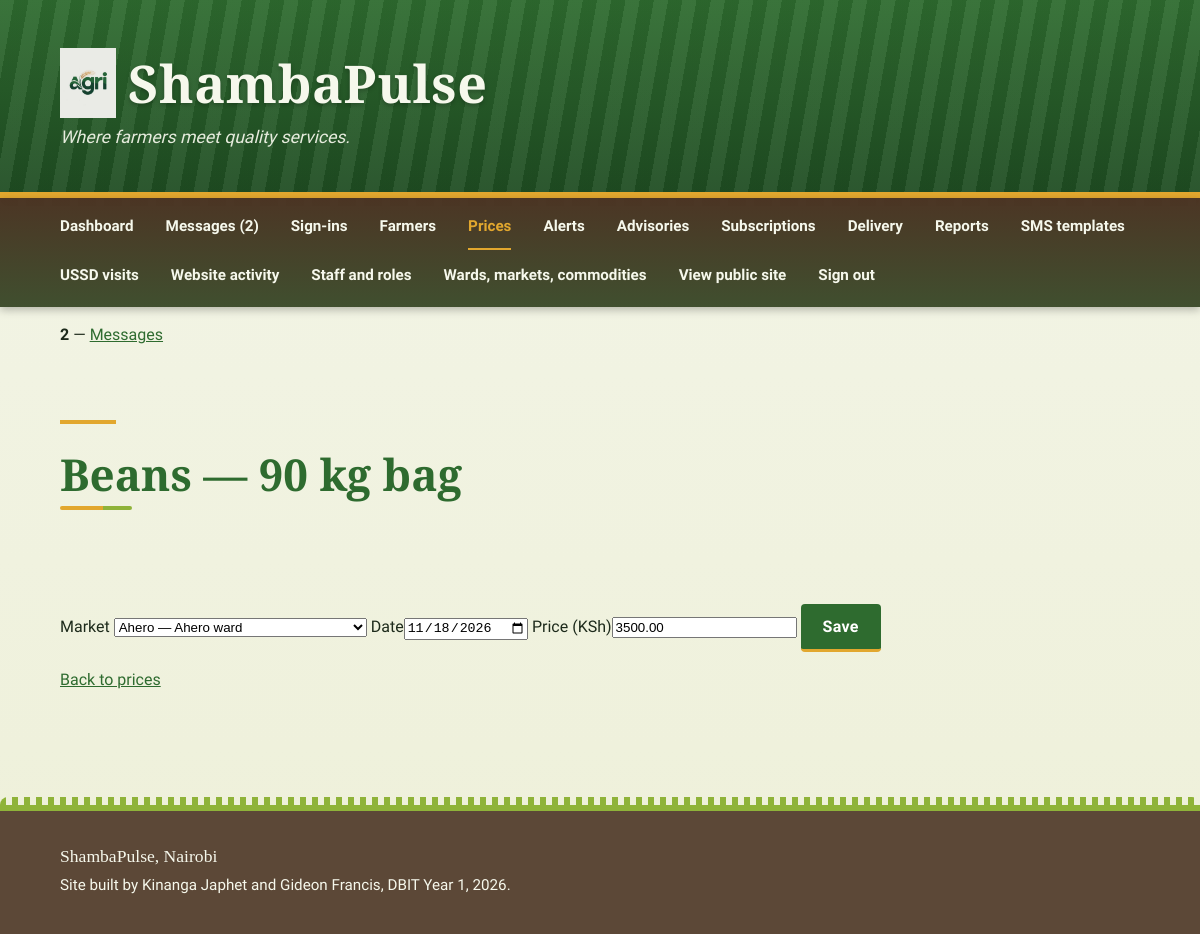
Screenshot of /admin/edit-price.php?id=2 (signed in) with the database file from the repository.
### tables this page shows
CREATE TABLE price (
  price_id INT AUTO_INCREMENT PRIMARY KEY,
  commodity VARCHAR(50) NOT NULL,
  unit VARCHAR(30) NOT NULL,
  market VARCHAR(50) NOT NULL,
  county VARCHAR(50) NOT NULL,
  price_date DATE NOT NULL,
  price DECIMAL(10,2) NOT NULL,
  source VARCHAR(80) NOT NULL DEFAULT 'ShambaPulse market survey',
  recorded_by INT NULL,
  UNIQUE KEY uk_price (commodity, unit, market, price_date)
);

### includes/bootstrap.php (called while the page is built, shortened)
<?php
function db(): PDO {
    static $pdo = null;
    if ($pdo === null) {
        $pdo = new PDO(
            'mysql:host=' . DB_HOST . ';dbname=' . DB_NAME . ';charset=utf8mb4',
            DB_USER, DB_PASS,
            [PDO::ATTR_ERRMODE => PDO::ERRMODE_EXCEPTION, PDO::ATTR_DEFAULT_FETCH_MODE => PDO::FETCH_ASSOC]
        );
        ensure_columns($pdo);
    }
    return $pdo;
}
function ensure_columns(PDO $pdo): void {
    foreach ([
        "ALTER TABLE message ADD COLUMN is_read TINYINT(1) NOT NULL DEFAULT 0",
        "ALTER TABLE farmer ADD COLUMN password_hash VARCHAR(255) NULL",
        "ALTER TABLE farmer ADD COLUMN last_login_at TIMESTAMP NULL",
        "ALTER TABLE farmer ADD COLUMN consent_at TIMESTAMP NULL",
        "ALTER TABLE price ADD COLUMN recorded_by INT NULL",
        "ALTER TABLE alert ADD COLUMN title VARCHAR(120) NOT NULL DEFAULT ''",
        "ALTER TABLE alert ADD COLUMN severity VARCHAR(10) NOT NULL DEFAULT 'info'",
        "ALTER TABLE alert ADD COLUMN ward VARCHAR(50) NOT NULL DEFAULT ''",
        "ALTER TABLE alert ADD COLUMN created_by INT NULL",
    ] as $sql) {
        try { $pdo->exec($sql); } catch (Throwable $e) {  }
    }
    ensure_doc_tables($pdo);
}
function ensure_doc_tables(PDO $pdo): void {
    foreach ($tables as $sql) {
        try { $pdo->exec($sql); } catch (Throwable $e) {  }
    }
    try {
        if ((int)($pdo->query("SELECT COUNT(*) FROM ward")->fetchColumn()) === 0) {
            $pdo->exec("INSERT INTO ward (name, lat, lon) VALUES ('Ahero', -0.1728, 34.9214), ('Awasi/Onjiko', -0.1833, 34.9833), ('East Kano/Wawidhi', -0.2167, 34.9667), ('Kabonyo/Kanyagwal', -0.2833, 34.9167), ('Kobura', -0.2333, 34.8333)");
        }
        if ((int)($pdo->query("SELECT COUNT(*) FROM market")->fetchColumn()) === 0) {
            $pdo->exec("INSERT INTO market (name, ward) VALUES ('Ahero', 'Ahero'), ('Awasi', 'Awasi/Onjiko'), ('Rabuor', 'Kobura'), ('Pap Onditi', 'East Kano/Wawidhi'), ('Nyando', 'Kabonyo/Kanyagwal'), ('Katito', 'East Kano/Wawidhi')");
        }
        if ((int)($pdo->query("SELECT COUNT(*) FROM commodity")->fetchColumn()) === 0) {
            $pdo->exec("INSERT INTO commodity (name, unit) VALUES ('Maize', '90kg bag'), ('Beans', '90kg bag'), ('Rice', '90kg bag'), ('Sorghum', '90kg bag'), ('Finger Millet', '90kg bag'), ('Groundnuts', 'kg'), ('Tomatoes', 'kg'), ('Onions', 'kg'), ('Sukuma Wiki', 'bunch'), ('Milk', 'litre'), ('Eggs', 'tray'), ('Live Chicken', 'bird'), ('Goat', 'animal'), ('Cattle', 'animal')");
        }
        if ((int)($pdo->query("SELECT COUNT(*) FROM staff")->fetchColumn()) === 0) {
            $st = $pdo->prepare("INSERT INTO staff (name, username, email, password_hash, role, ward) VALUES (?,?,?,?,?,?)");
            $st->execute(['ShambaPulse Admin', 'admin', 'admin@shambapulse.ke', password_hash('admin123', PASSWORD_DEFAULT), 'admin', '']);
            $st->execute(['Ahero Extension Officer', 'officer', 'officer@shambapulse.ke', password_hash('Officer123!', PASSWORD_DEFAULT), 'officer', 'Ahero']);
        }
        if ((int)($pdo->query("SELECT COUNT(*) FROM forecast")->fetchColumn()) === 0) seed_forecasts($pdo);
        if ((int)($pdo->query("SELECT COUNT(*) FROM advisory")->fetchColumn()) === 0) {
            $pdo->exec("INSERT INTO advisory (title, body_en, body_sw, ward, published_by) VALUES ('Planting after the rains', 'Plant maize within 3 days of the first heavy rain. Use certified seed and apply fertilizer after germination, not before the rain.', 'Panda mahindi ndani ya siku 3 baada ya mvua ya kwanza. Tumia mbegu bora na weka mbolea baada ya kumea, si kabla ya mvua.', 'Ahero', 2), ('Mulching during dry spells', 'Cover your crops with dry grass or leaves to keep soil moisture. Water early in the morning or late in the evening.', 'Funika mazao yako kwa majani makavu ili kuhifadhi unyevu. Mwagilia maji asubuhi na mapema au jioni.', 'Awasi/Onjiko', 2), ('Vaccinate livestock before the rains', 'Take goats and cattle for vaccination at the nearest veterinary point before the heavy rains start.', 'Peleka mbuzi na ngombe kwa chanjo kwenye kituo cha mifugo kabla ya mvua kubwa kuanza.', 'Kobura', 2)");
        }
        if ((int)($pdo->query("SELECT COUNT(*) FROM subscription")->fetchColumn()) === 0) {
            $pdo->exec("INSERT IGNORE INTO subscription (farmer_id, ward, channel, active) SELECT farmer_id, ward, 'sms', subscribed FROM farmer");
        }
    } catch (Throwable $e) {  }
}
function q(string $sql, array $params = []): array {
    $st = db()->prepare($sql);
    $st->execute($params);
    return $st->fetchAll();
}
function e(?string $s): string {
    return htmlspecialchars((string)$s, ENT_QUOTES, 'UTF-8');
}
function market_list(): array {
    try { return array_column(q('SELECT name, ward FROM market ORDER BY market_id'), 'ward', 'name'); }
    catch (Throwable $e) { return NYANDO_MARKETS; }
}
    ?>

### admin/edit-price.php (the view, shortened to what this page needs)
<?php
require_once __DIR__ . '/_admin.php';
$id = (int)($_GET['id'] ?? $_POST['id'] ?? 0);
$r = q('SELECT * FROM price WHERE price_id = ?', [$id])[0] ?? null;
?>
    <section class="page-intro"><h2><?= e($r['commodity']) ?> — <?= e($r['unit']) ?></h2></section>
    <section class="contact-form-section"><form method="post">
        <label for="market">Market</label>
        <select id="market" name="market"><?php $markets = market_list(); if (staff_ward() !== null) $markets = array_filter($markets, fn($w) => $w === staff_ward()); foreach ($markets as $m => $w): ?><option value="<?= e($m) ?>"<?= $m === $r['market'] ? ' selected' : '' ?>><?= e($m) ?> — <?= e($w) ?> ward</option><?php endforeach; ?></select>
        <label for="price_date">Date</label><input id="price_date" name="price_date" type="date" required value="<?= e($r['price_date']) ?>">
        <label for="price">Price (KSh)</label><input id="price" name="price" type="number" step="0.01" min="0" required value="<?= e((string)$r['price']) ?>">
        <button type="submit" class="hero-button">Save</button>
    </form></section>
    <p><a href="prices.php">Back to prices</a></p>

### css/style.css (style rules this page uses)
:root { --leaf: #2e6b2f; --leaf-dark: #1f4d22; --soil: #4a3322e2; --soil-dark: #404f2f; --grain: #e2a72e; --grain-dark: #c48d1c; --sprout: #8fb339; --field: #f3f5e8; --card: #ffffff; --ink: #1d2a1b; --ink-soft: #4d5a47; --font-head: 'Source Serif 4', Georgia, serif; --font-body: 'Source Sans 3', Arial, Helvetica, sans-serif; }
* { box-sizing: border-box; }
h1, h2, h3 { font-family: var(--font-head); font-weight: 600; line-height: 1.2; }
a { color: var(--leaf); }
body { margin: 0; color: var(--ink); line-height: 1.55; font-family: var(--font-body); background-color: var(--field); background-image: linear-gradient(180deg, #f3f5e8 0%, #eef0d9 100%); display: grid; grid-template-columns: minmax(0, 1fr) 18rem; grid-template-areas: "header header" "nav nav" "main aside" "footer footer"; }
.register-btn, .hero-button { display: inline-block; margin-top: 10px; padding: 13px 22px; background: var(--leaf); color: #fff; font-family: var(--font-body); font-size: 1rem; font-weight: 700; letter-spacing: 0.02em; text-decoration: none; border: 0; border-radius: 4px; border-bottom: 3px solid var(--grain); cursor: pointer; transition: background-color 0.2s ease, transform 0.2s ease; }
body.inner { --page-pad: max(1.5rem, calc((100% - 70rem) / 2 + 1.25rem)); }
body.inner main h2 { position: relative; margin: 0 0 1.25rem; padding-bottom: 0.6rem; color: var(--leaf); font-size: clamp(1.6rem, 3vw, 2.1rem); }
body.inner main h2::after { content: ""; position: absolute; left: 0; bottom: 0; width: 4.5rem; height: 4px; background: linear-gradient(90deg, var(--grain) 0 60%, var(--sprout) 60% 100%); border-radius: 2px; }
body.inner main > section { margin-top: 3.5rem; }
body.inner .page-intro { max-width: 46rem; margin-top: 0; padding: 3.5rem 0 0.5rem; }
body.inner .page-intro::before { content: ""; display: block; width: 3.5rem; height: 4px; margin-bottom: 1.5rem; background: var(--grain); }
body.inner .page-intro h2 { font-size: clamp(2rem, 4.5vw, 2.75rem); }

### rows the page displays
price: commodity "Beans", unit "90 kg bag", price_date "11/18/2026", price "3500.00"

### other values shown
$label "Dashboard"
$label "Messages (2)"
$label "Sign-ins"
$label "Farmers"
$label "Prices"
$label "Alerts"
$label "Advisories"
$label "Subscriptions"
$label "Delivery"
$label "Reports"
$label "SMS templates"
$label "USSD visits"
$label "Website activity"
$label "Staff and roles"
$label "Wards, markets, commodities"
